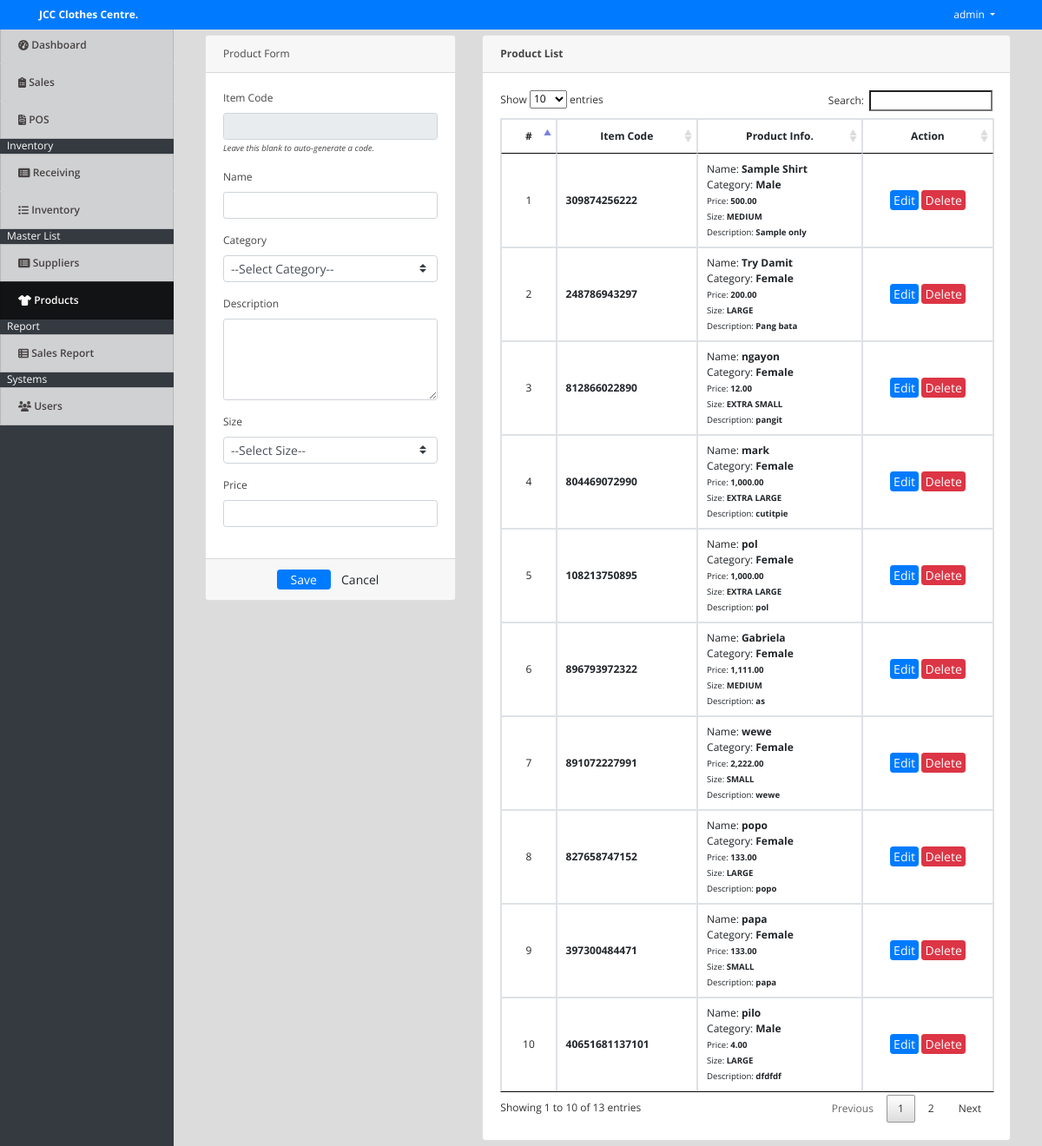
Screenshot of /index.php?page=products (signed in) with the database file from the repository.
### tables this page shows
CREATE TABLE `items` (
  `id` int(11) NOT NULL,
  `item_code` varchar(100) NOT NULL,
  `name` varchar(200) NOT NULL,
  `category` varchar(255) DEFAULT NULL,
  `description` text NOT NULL,
  `size` varchar(20) NOT NULL,
  `price` float NOT NULL,
  `date_created` datetime NOT NULL DEFAULT current_timestamp()
);

### products.php (the view, shortened to what this page needs)
<?php include('db_connect.php');?>
<div class="container-fluid">
	<div class="col-lg-12">
		<div class="row">
			<div class="col-md-4">
			<form action="" id="manage-product">
				<div class="card">
					<div class="card-header">
						   Product Form
				  	</div>
					<div class="card-body">
							<div class="form-group">
								<label class="control-label">Item Code</label>
								<input type="text" class="form-control form-control-sm" readonly name="item_code">
								<small><i>Leave this blank to auto-generate a code.</i></small>
							</div>
							<div class="form-group">
								<label class="control-label">Name</label>
								<input type="text" class="form-control form-control-sm" name="name">
							</div>
							<div class="form-group">
								<label class="control-label">Category</label>
								<select name="category" id="category" class="custom-select custom-select-sm">
									<option value="" disabled selected>--Select Category--</option>
								</select>
							</div>
							<div class="form-group">
								<label class="control-label">Description</label>
								<textarea name="description" id="description" cols="30" rows="4" class="form-control form-control-sm"></textarea>
							</div>
							<div class="form-group">
								<label class="control-label">Size</label>
								<select name="size" id="size" class="custom-select custom-select-sm">
									<option value="" disabled selected>--Select Size--</option>
								</select>
							</div>
							<div class="form-group">
								<label class="control-label">Price</label>
								<input type="number" min='1' oninput="validity.valid||(value='');" class="form-control form-control-sm text-right" name="price">
							</div>
					</div>
					<div class="card-footer">
						<div class="row">
							<div class="col-md-12">
								<button class="btn btn-sm btn-primary col-sm-3 offset-md-3"> Save </button>
								<button class="btn btn-sm btn-default col-sm-3" type="button" onclick="$('#manage-product').get(0).reset()"> Cancel</button>
							</div>
						</div>
					</div>
				</div>
			</form>
			</div>
			<div class="col-md-8">
				<div class="card">
					<div class="card-header">
						<b>Product List</b>
					</div>
					<div class="card-body">
						<table class="table table-bordered table-hover">
							<thead>
								<tr>
									<th class="text-center">#</th>
									<th class="text-center">Item Code</th>
									<th class="text-center">Product Info.</th>
									<th class="text-center">Action</th>
								</tr>
							</thead>
							<tbody>
								<?php
								$i = 1;
								$product = $conn->query("SELECT * FROM items order by id asc");
								while($row=$product->fetch_assoc()):
								?>
								<tr>
									<td class="text-center"><?php echo $i++ ?></td>
									<td class="">
										<p><b><?php echo $row['item_code'] ?></b></p>
									</td>
									<td class="">
										<p>Name: <b><?php echo $row['name'] ?></b></p>
										<p>Category: <b><?php echo $row['category']?></b></p>
										<p><small>Price: <b><?php echo number_format($row['price'],2) ?></b></small></p>
										<p><small>Size: <b><?php echo $row['size'] ?></b></small></p>
										<p><small>Description: <b><?php echo $row['description'] ?></b></small></p>
									</td>
									<td class="text-center">
										<button class="btn btn-sm btn-primary edit_product" type="button" data-json='<?php echo json_encode($row) ?>'>Edit</button>
										<button class="btn btn-sm btn-danger delete_product" type="button" data-id="<?php echo $row['id'] ?>">Delete</button>
									</td>
								</tr>
								<?php endwhile; ?>
							</tbody>
						</table>
					</div>
				</div>
			</div>
		</div>
	</div>
</div>

### assets/css/style.css (style rules this page uses)
body { font-family: "Open Sans", sans-serif; color: #444444; width: 100%; height: calc(100%); font-size: 12px; }
.btn-sm { padding: .0001rem .2rem; }

### index.php (style rules this page uses)
body { background: #80808045; }

### products.php (style rules this page uses)
td { vertical-align: middle !important; }
td p { margin:unset; }

### rows the page displays
items: item_code "309874256222", name "Sample Shirt", category "Male", price "500.00", size "MEDIUM", description "Sample only"
items: item_code "248786943297", name "Try Damit", category "Female", price "200.00", size "LARGE", description "Pang bata"
items: item_code "812866022890", name "ngayon", category "Female", price "12.00", size "EXTRA SMALL", description "pangit"
items: item_code "804469072990", name "mark", category "Female", price "1,000.00", size "EXTRA LARGE", description "cutitpie"
items: item_code "108213750895", name "pol", category "Female", price "1,000.00", size "EXTRA LARGE", description "pol"
items: item_code "896793972322", name "Gabriela", category "Female", price "1,111.00", size "MEDIUM", description "as"
items: item_code "891072227991", name "wewe", category "Female", price "2,222.00", size "SMALL", description "wewe"
items: item_code "827658747152", name "popo", category "Female", price "133.00", size "LARGE", description "popo"
items: item_code "397300484471", name "papa", category "Female", price "133.00", size "SMALL", description "papa"
items: item_code "40651681137101", name "pilo", category "Male", price "4.00", size "LARGE", description "dfdfdf"

### other values shown
$_SESSION['login_name'] "admin"
